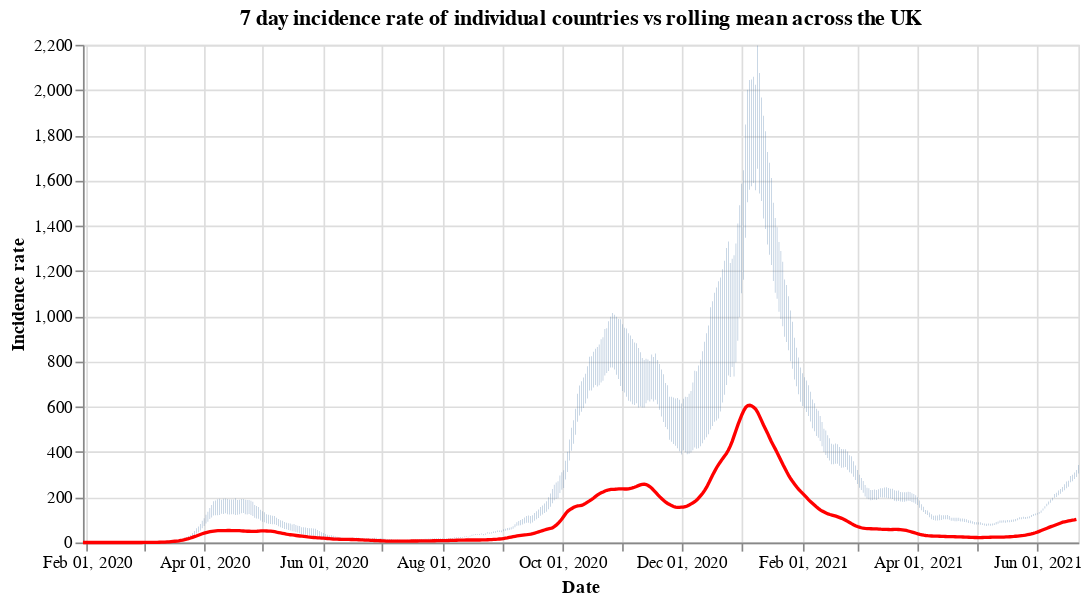

Notebook code cell kept with this figure:
### Code cell
#collapse
countries = uk_cases['areaName'].unique()
countries.sort()

selection = alt.selection_single(
    name='Select',
    fields=['areaName'],
    init={'areaName': 'Wales'},
    bind={'areaName': alt.binding_select(options=countries)}
)

# scatter plot, modify opacity based on selection
bars = alt.Chart(uk_cases).mark_bar().add_selection(
    selection
).encode(
    x=alt.X("yearmonthdate(date):T", axis=alt.Axis(title='Date')),
    y=alt.Y("weeklyCasesRate:Q", axis=alt.Axis(title='Incidence rate')),
    tooltip='weeklyCasesRate:Q',
    opacity=alt.condition(selection, alt.value(1), alt.value(0))
).properties(title=f'7 day incidence rate of individual countries vs rolling mean across the UK', width=600)

line = alt.Chart(overview_cases).mark_line(
    color='red',
    size=2,
).transform_window(
    rolling_mean='mean(weeklyCasesRate)',
    frame=[0, 7]
).encode(
    x='yearmonthdate(date):T',
    y='rolling_mean:Q'
)

alt.layer(bars, line)

### Figure 1 — Vega-Lite specification as saved in the notebook (floating-point values rounded to 4 significant figures; data arrays with more than 128 entries replaced by an {"elided": "..."} marker saying what was removed)
{"config": {"view": {"continuousWidth": 400, "continuousHeight": 300}}, "layer": [{"data": {"name": "data-e23f2e0db0a538c100f8fa7af04bbf1a"}, "mark": "bar", "encoding": {"opacity": {"condition": {"value": 1, "selection": "Select"}, "value": 0}, "tooltip": {"type": "quantitative", "field": "weeklyCasesRate"}, "x": {"type": "temporal", "axis": {"title": "Date"}, "field": "date", "timeUnit": "yearmonthdate"}, "y": {"type": "quantitative", "axis": {"title": "Incidence rate"}, "field": "weeklyCasesRate"}}, "selection": {"Select": {"type": "single", "fields": ["areaName"], "init": {"areaName": "Wales"}, "bind": {"areaName": {"input": "select", "options": ["England", "Northern Ireland", "Scotland", "Wales"]}}}}, "title": "7 day incidence rate of individual countries vs rolling mean across the UK", "width": 600}, {"data": {"name": "data-cda42bcbf082ddfe83aa26558474ba5c"}, "mark": {"type": "line", "color": "red", "size": 2}, "encoding": {"x": {"type": "temporal", "field": "date", "timeUnit": "yearmonthdate"}, "y": {"type": "quantitative", "field": "rolling_mean"}}, "transform": [{"window": [{"op": "mean", "field": "weeklyCasesRate", "as": "rolling_mean"}], "frame": [0, 7]}]}], "$schema": "https://vega.github.io/schema/vega-lite/v4.8.1.json", "datasets": {"data-e23f2e0db0a538c100f8fa7af04bbf1a": {"elided": "1944 records"}, "data-cda42bcbf082ddfe83aa26558474ba5c": {"elided": "509 records"}}}
